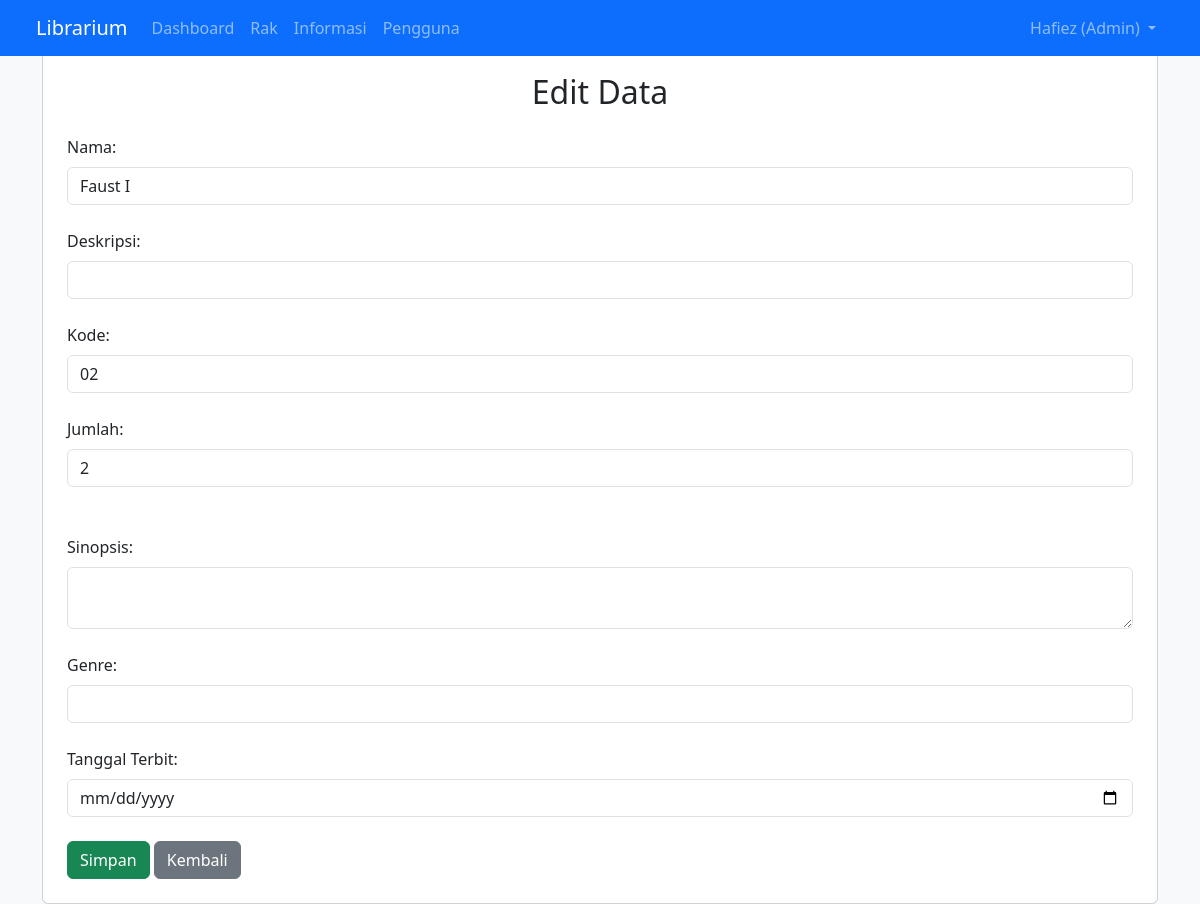
Screenshot of /shelf_edit.php?id=8 (signed in) with the database file from the repository.
### tables this page shows
CREATE TABLE `tb_shelf` (
  `id` int(11) NOT NULL,
  `shelf_code` varchar(20) DEFAULT NULL,
  `nama` varchar(255) DEFAULT NULL,
  `author` varchar(255) DEFAULT NULL,
  `image` varchar(255) DEFAULT NULL,
  `amount` int(11) DEFAULT 0,
  `description` text NOT NULL,
  `synopsis` text NOT NULL,
  `genre` varchar(100) NOT NULL,
  `publish` date DEFAULT NULL,
  `created_at` timestamp NULL DEFAULT current_timestamp()
);

### shelf_edit.php (the view, shortened to what this page needs)
<?php
include 'header.php';
$id = $_GET['id'] ?? null;
if ($id) {
    $query = mysqli_query($conn, "SELECT * FROM tb_shelf WHERE id = '$id'");
    $data = mysqli_fetch_assoc($query);
} else {
    echo "ID tidak ditemukan.";
}
?>
<body class="bg-light">
    <div class="container mt-5">
        <div class="card p-4">
            <h2 class="mb-4 text-center">Edit Data</h2>
            <form method="POST">
                <label class="form-label">Nama:</label><br>
                <input type="text" class="form-control" name="nama" value="<?= $data['nama'] ?>"><br>
                <label class="form-label">Deskripsi:</label><br>
                <input type="text" class="form-control" name="description" value="<?= $data['description'] ?>"><br>
                <label class="form-label">Kode:</label><br>
                <input type="text" class="form-control" name="shelf_code" value="<?= $data['shelf_code'] ?>"><br>
                <label class="form-label">Jumlah:</label><br>
                <input type="number" class="form-control" name="amount" value="<?= $data['amount'] ?>"><br><br>
                <label class="form-label">Sinopsis:</label>
                <textarea class="form-control" name="synopsis"><?= $data['synopsis'] ?></textarea><br>
                <label class="form-label">Genre:</label>
                <input type="text" class="form-control" name="genre" value="<?= $data['genre'] ?>"><br>
                <label class="form-label">Tanggal Terbit:</label>
                <input type="date" class="form-control" name="publish" value="<?= $data['publish'] ?>"><br>
                <button type="submit" class="btn btn-success">Simpan</button>
                <a href="shelf.php" class="btn btn-secondary">Kembali</a>
            </form>
        </div>
    </div>
</body>

### rows the page displays
tb_shelf: nama "Faust I", shelf_code "02", amount "2"

### other values shown
$_SESSION['uname'] "Hafiez"
$_SESSION['ulevel'] "Admin"
